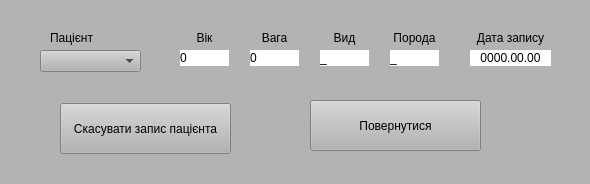
<?xml version="1.0" encoding="UTF-8"?>
<ui version="4.0">
 <class>Form</class>
 <widget class="QWidget" name="Form">
  <property name="geometry">
   <rect>
    <x>0</x>
    <y>0</y>
    <width>590</width>
    <height>184</height>
   </rect>
  </property>
  <property name="windowTitle">
   <string>Form</string>
  </property>
  <property name="styleSheet">
   <string notr="true">background-color: rgb(179, 179, 179);</string>
  </property>
  <widget class="QLabel" name="label_5">
   <property name="geometry">
    <rect>
     <x>390</x>
     <y>30</y>
     <width>49</width>
     <height>16</height>
    </rect>
   </property>
   <property name="text">
    <string>&lt;html&gt;&lt;head/&gt;&lt;body&gt;&lt;p align=&quot;center&quot;&gt;Порода&lt;/p&gt;&lt;/body&gt;&lt;/html&gt;</string>
   </property>
  </widget>
  <widget class="QLabel" name="label_15">
   <property name="geometry">
    <rect>
     <x>470</x>
     <y>50</y>
     <width>81</width>
     <height>16</height>
    </rect>
   </property>
   <property name="styleSheet">
    <string notr="true">background-color: rgb(255, 255, 255);</string>
   </property>
   <property name="text">
    <string>&lt;html&gt;&lt;head/&gt;&lt;body&gt;&lt;p align=&quot;center&quot;&gt;0000.00.00&lt;/p&gt;&lt;/body&gt;&lt;/html&gt;</string>
   </property>
  </widget>
  <widget class="QComboBox" name="comboBox">
   <property name="geometry">
    <rect>
     <x>40</x>
     <y>50</y>
     <width>101</width>
     <height>22</height>
    </rect>
   </property>
  </widget>
  <widget class="QLabel" name="label_6">
   <property name="geometry">
    <rect>
     <x>180</x>
     <y>50</y>
     <width>49</width>
     <height>16</height>
    </rect>
   </property>
   <property name="styleSheet">
    <string notr="true">background-color: rgb(255, 255, 255);</string>
   </property>
   <property name="text">
    <string>0</string>
   </property>
  </widget>
  <widget class="QLabel" name="label_4">
   <property name="geometry">
    <rect>
     <x>320</x>
     <y>30</y>
     <width>49</width>
     <height>16</height>
    </rect>
   </property>
   <property name="text">
    <string>&lt;html&gt;&lt;head/&gt;&lt;body&gt;&lt;p align=&quot;center&quot;&gt;Вид&lt;/p&gt;&lt;/body&gt;&lt;/html&gt;</string>
   </property>
  </widget>
  <widget class="QLabel" name="label_3">
   <property name="geometry">
    <rect>
     <x>250</x>
     <y>30</y>
     <width>49</width>
     <height>16</height>
    </rect>
   </property>
   <property name="text">
    <string>&lt;html&gt;&lt;head/&gt;&lt;body&gt;&lt;p align=&quot;center&quot;&gt;Вага&lt;/p&gt;&lt;/body&gt;&lt;/html&gt;</string>
   </property>
  </widget>
  <widget class="QLabel" name="label_8">
   <property name="geometry">
    <rect>
     <x>320</x>
     <y>50</y>
     <width>49</width>
     <height>16</height>
    </rect>
   </property>
   <property name="styleSheet">
    <string notr="true">background-color: rgb(255, 255, 255);</string>
   </property>
   <property name="text">
    <string>_</string>
   </property>
  </widget>
  <widget class="QLabel" name="label_9">
   <property name="geometry">
    <rect>
     <x>390</x>
     <y>50</y>
     <width>49</width>
     <height>16</height>
    </rect>
   </property>
   <property name="styleSheet">
    <string notr="true">background-color: rgb(255, 255, 255);</string>
   </property>
   <property name="text">
    <string>_</string>
   </property>
  </widget>
  <widget class="QLabel" name="label_2">
   <property name="geometry">
    <rect>
     <x>180</x>
     <y>30</y>
     <width>49</width>
     <height>16</height>
    </rect>
   </property>
   <property name="text">
    <string>&lt;html&gt;&lt;head/&gt;&lt;body&gt;&lt;p align=&quot;center&quot;&gt;Вік&lt;/p&gt;&lt;/body&gt;&lt;/html&gt;</string>
   </property>
  </widget>
  <widget class="QLabel" name="label">
   <property name="geometry">
    <rect>
     <x>50</x>
     <y>30</y>
     <width>81</width>
     <height>16</height>
    </rect>
   </property>
   <property name="text">
    <string>Пацієнт</string>
   </property>
  </widget>
  <widget class="QLabel" name="label_7">
   <property name="geometry">
    <rect>
     <x>250</x>
     <y>50</y>
     <width>49</width>
     <height>16</height>
    </rect>
   </property>
   <property name="styleSheet">
    <string notr="true">background-color: rgb(255, 255, 255);</string>
   </property>
   <property name="text">
    <string>0</string>
   </property>
  </widget>
  <widget class="QLabel" name="label_14">
   <property name="geometry">
    <rect>
     <x>470</x>
     <y>30</y>
     <width>81</width>
     <height>16</height>
    </rect>
   </property>
   <property name="text">
    <string>&lt;html&gt;&lt;head/&gt;&lt;body&gt;&lt;p align=&quot;center&quot;&gt;Дата запису&lt;/p&gt;&lt;/body&gt;&lt;/html&gt;</string>
   </property>
  </widget>
  <widget class="QPushButton" name="pushButton">
   <property name="geometry">
    <rect>
     <x>60</x>
     <y>103</y>
     <width>171</width>
     <height>51</height>
    </rect>
   </property>
   <property name="text">
    <string>Скасувати запис пацієнта</string>
   </property>
  </widget>
  <widget class="QPushButton" name="pushButton_2">
   <property name="geometry">
    <rect>
     <x>310</x>
     <y>100</y>
     <width>171</width>
     <height>51</height>
    </rect>
   </property>
   <property name="text">
    <string>Повернутися</string>
   </property>
  </widget>
 </widget>
 <resources/>
 <connections/>
</ui>
